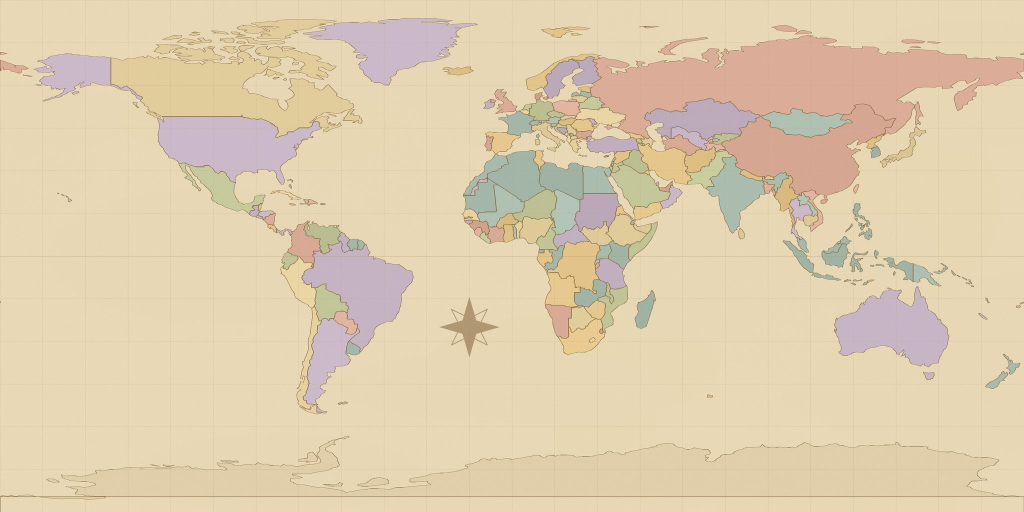
#> input picture assets/antique-map.jpg, 2048 x 1024 px (shown at 1/2 size)
$ python -i render_antique_map.py   (imports and definitions only)
#> lines starting #> are read from the running program, lines starting #| are printed output that depends on the picture
#> further down, picture is the input picture: PIL image 2048x1024 RGB; mean R, G, B 223.1, 205.5, 174.8
#!/usr/bin/env python3
"""
render_antique_map.py

Generates assets/antique-map.jpg: an equirectangular (2:1) antique/vintage-styled
world map texture for the "Konstelasi Pengetahuan" 3D globe, built programmatically
from Natural Earth 110m admin-0 country polygons (public domain).

Pipeline:
  1. Load audio_build/ne_countries.geojson (Natural Earth 110m countries).
  2. Render at 4096x2048 (supersampled 2x) onto a plate-carree canvas:
       x = (lng+180)/360 * W ,  y = (90-lat)/180 * H
     - parchment ocean background + soft mottling
     - pastel per-country fills (deterministic hash-based palette cycling)
     - sepia country borders
     - 15-degree graticule (equator emphasized)
     - antique compass rose in the South Atlantic
     - Antarctica forced to a parchment tone (not a random pastel)
  3. LANCZOS-downscale to 2048x1024 for antialiasing.
  4. Apply subtle aging: fine noise grain + warm tone curve.
  5. Save assets/antique-map.jpg (quality 82) plus two PNG previews for visual QA.
  6. Re-open the saved JPEG and run a numeric self-check (dimensions + sampled pixels).

Antimeridian handling (see notes inline below): rings are longitude-unwrapped so a
single ring never has a >180-degree jump between consecutive points, then every
ring is drawn three times (shifted by -W, 0, +W pixels). This avoids the classic
"horizontal smear" artifact for countries/polygons that straddle lng=180/-180
(Russia, Fiji, Antarctica, USA/Aleutians, etc.) without needing true polygon
clipping/splitting.

Run: py -3.12 tools/render_antique_map.py
"""
import hashlib
import json
import math
import os
import random
import sys

from PIL import Image, ImageChops, ImageDraw

# ---------------------------------------------------------------------------
# Paths
# ---------------------------------------------------------------------------
ROOT = os.path.dirname(os.path.dirname(os.path.abspath(__file__)))
GEOJSON_PATH = os.path.join(ROOT, "audio_build", "ne_countries.geojson")
OUT_JPG = os.path.join(ROOT, "assets", "antique-map.jpg")
PREVIEW_FULL = os.path.join(ROOT, "audio_build", "preview_full.png")
PREVIEW_EUROPE = os.path.join(ROOT, "audio_build", "preview_europe.png")

# ---------------------------------------------------------------------------
# Canvas sizes
# ---------------------------------------------------------------------------
SUPER_W, SUPER_H = 4096, 2048
FINAL_W, FINAL_H = 2048, 1024

# ---------------------------------------------------------------------------
# Palette (hex -> rgb)
# ---------------------------------------------------------------------------
OCEAN = (0xE8, 0xDC, 0xC0)          # warm parchment cream
MOTTLE = (0xDE, 0xCF, 0xAF)         # subtle darker mottling tone
BORDER = (0x8A, 0x6F, 0x4D)         # sepia country border
GRATICULE = (0xB3, 0x9B, 0x72)      # graticule line color
ANTARCTICA_FILL = (0xDF, 0xD2, 0xB4)  # parchment-ish, not a random pastel

COUNTRY_PALETTE = [
    (0xD9, 0xAF, 0xA0),  # muted rose
    (0xBF, 0xC7, 0x9E),  # sage
    (0xDF, 0xC5, 0x8F),  # ochre
    (0xC4, 0xB6, 0xCE),  # lilac
    (0xA9, 0xC0, 0xB8),  # teal-grey
    (0xE3, 0xD3, 0xA8),  # wheat
]

JPEG_QUALITY = 82


def log(msg):
    print("[render_antique_map] " + msg)
    sys.stdout.flush()


# ---------------------------------------------------------------------------
# Geometry helpers
# ---------------------------------------------------------------------------
# [194 lines left out: functions lng_lat_to_xy, unwrap_ring, ring_area, country_color, load_units, draw_ocean_mottling and 4 more, not called in this run]


def apply_aging(img):
    w, h = img.size
#> w = 2048; h = 1024
    noise = Image.effect_noise((w, h), 24).convert("L")
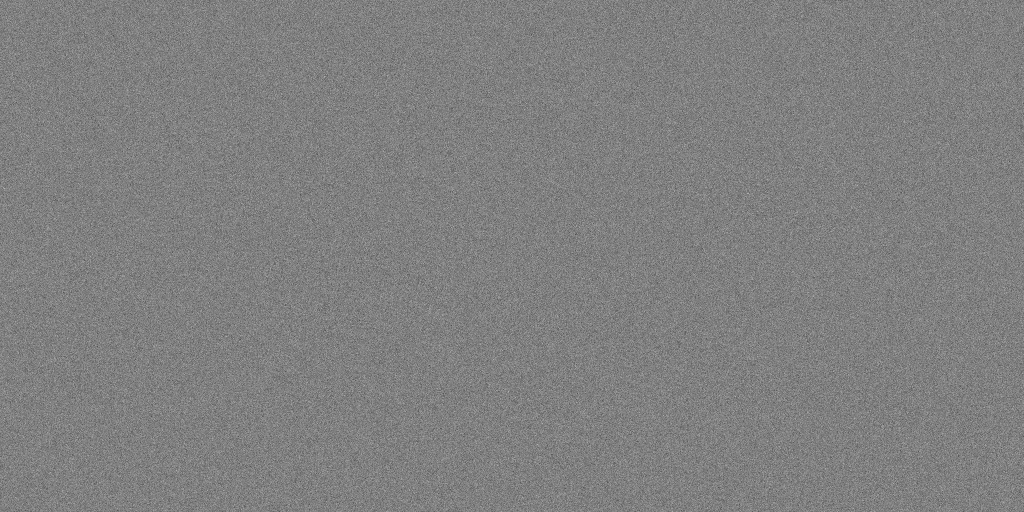
#> noise: PIL image 2048x1024 L (shown at 1/2 size); min 0, max 240, mean 127.5
    noise_rgb = Image.merge("RGB", (noise, noise, noise))
    multiplied = ImageChops.multiply(img, noise_rgb)
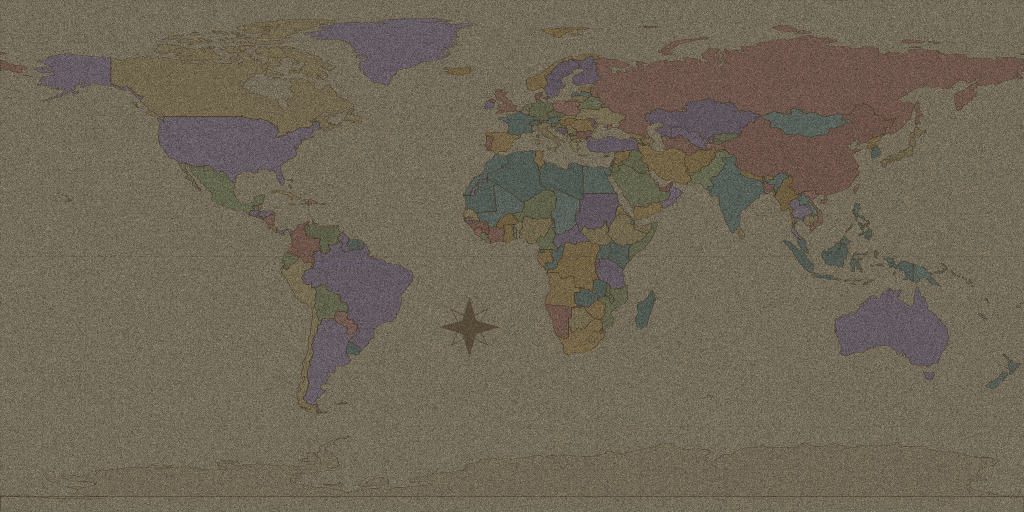
#> multiplied: PIL image 2048x1024 RGB (shown at 1/2 size); mean R, G, B 111.1, 102.3, 86.9
    blended = Image.blend(img, multiplied, alpha=0.05)  # ~5% opacity, subtle

    r, g, b = blended.split()
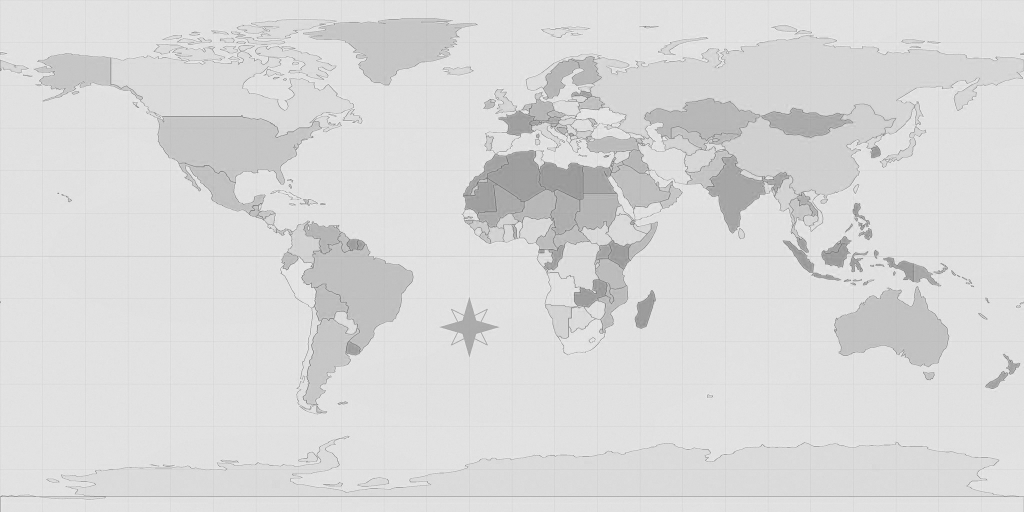
#> r: PIL image 2048x1024 L (shown at 1/2 size); min 89, max 252, mean 217
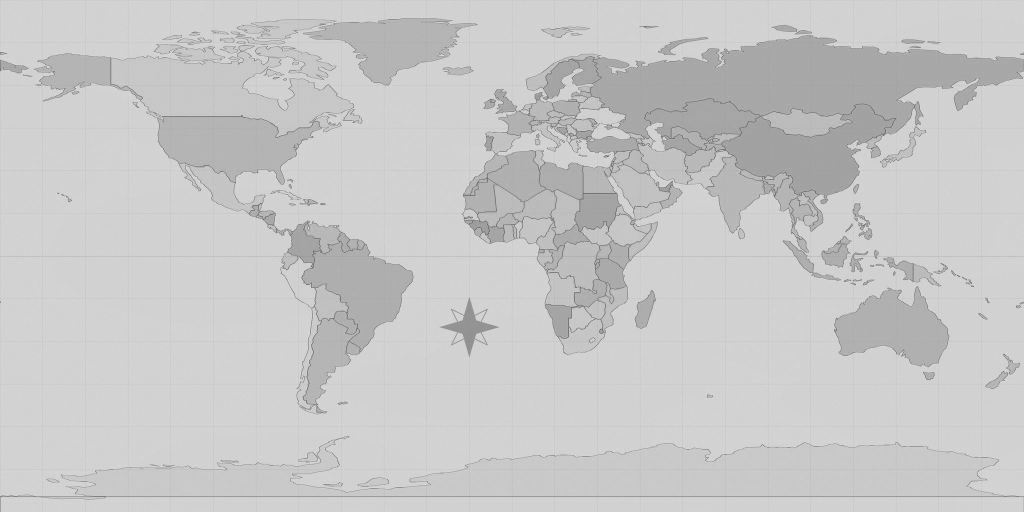
#> g: PIL image 2048x1024 L (shown at 1/2 size); min 76, max 242, mean 199.9
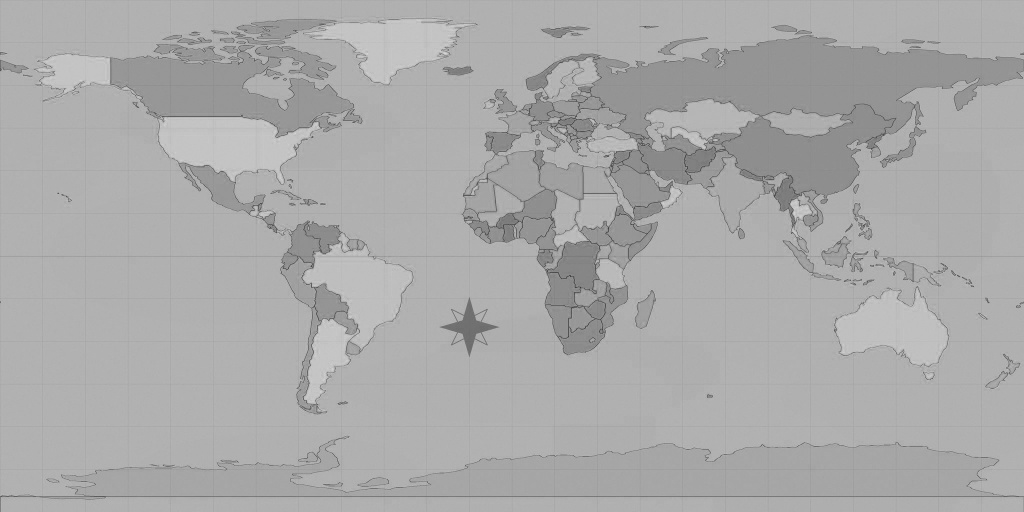
#> b: PIL image 2048x1024 L (shown at 1/2 size); min 33, max 230, mean 169.9
    r = r.point(lambda i: min(255, int(i * 1.03)))
    g = g.point(lambda i: min(255, int(i * 1.01)))
    b = b.point(lambda i: max(0, int(i * 0.97)))
    warmed = Image.merge("RGB", (r, g, b))
    return warmed


# ---------------------------------------------------------------------------
# Step 3: self-check
# ---------------------------------------------------------------------------
# [150 lines left out: functions sample_pixel, run_self_check, main, not called in this run]


# [2 lines not run here, left out]

>>> from PIL import Image
>>> picture = Image.open('../assets/antique-map.jpg')
>>> result = apply_aging(picture)
